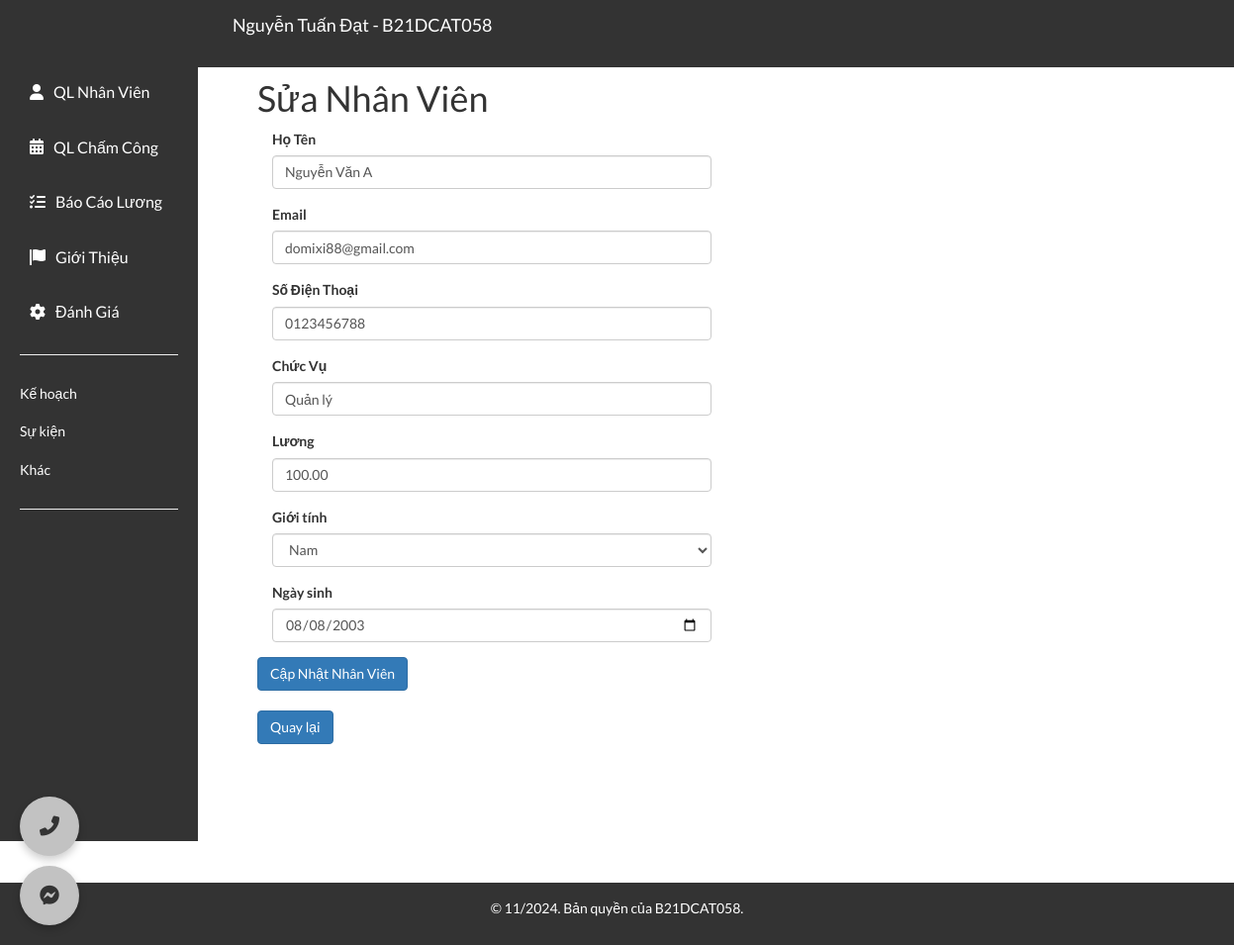
/edit_employee.php?id=1 (signed in), run on the app's committed database.
### tables this page shows
CREATE TABLE `employees` (
  `id` int(11) NOT NULL,
  `name` varchar(255) NOT NULL,
  `email` varchar(255) NOT NULL,
  `phone` varchar(20) NOT NULL,
  `position` varchar(100) NOT NULL,
  `salary` decimal(10,2) NOT NULL,
  `gender` enum('Nam','Nữ','Khác') NOT NULL,
  `birth_date` date NOT NULL,
  `birth_year` int(11) GENERATED ALWAYS AS (year(`birth_date`)) STORED
);

### edit_employee.php (the view, shortened to what this page needs)
<?php
include 'db_connection.php';
if (isset($_GET['id'])) {
    $id = $_GET['id'];
    $sql = "SELECT * FROM employees WHERE id = $id";
    $result = $conn->query($sql);
    if ($result->num_rows > 0) {
        $employee = $result->fetch_assoc();
    }
    else {
        echo "Không tìm thấy nhân viên.";
        exit();
    }
}
else {
    echo "ID nhân viên không hợp lệ.";
    exit();
}
?>
<!DOCTYPE html>
<html lang="vi">
<head>
    <link rel="stylesheet" href="https://maxcdn.bootstrapcdn.com/bootstrap/3.4.1/css/bootstrap.min.css">
    <link rel="stylesheet" href="https://cdnjs.cloudflare.com/ajax/libs/font-awesome/6.0.0-beta3/css/all.min.css">
    <link rel="stylesheet" href="styles.css">
</head>
<body>
<?php include 'header.php'; ?>
    <div class="content mt-4">
        <h1>Sửa Nhân Viên</h1>
        <form action="edit_employee_process.php" method="POST">
            <div class="form-group col-md-6">
                <label for="name">Họ Tên</label>
                <input type="text" class="form-control" id="name" name="name" value="<?php echo htmlspecialchars($employee['name']); ?>" required>
            </div>
            <div class="clearfix"></div>
            <div class="form-group col-md-6">
                <label for="email">Email</label>
                <input type="email" class="form-control" id="email" name="email" value="<?php echo htmlspecialchars($employee['email']); ?>" required>
            </div>
            <div class="clearfix"></div>
            <div class="form-group col-md-6">
                <label for="phone">Số Điện Thoại</label>
                <input type="text" class="form-control" id="phone" name="phone" value="<?php echo htmlspecialchars($employee['phone']); ?>" required>
            </div>
            <div class="clearfix"></div>
            <div class="form-group col-md-6">
                <label for="position">Chức Vụ</label>
                <input type="text" class="form-control" id="position" name="position" value="<?php echo htmlspecialchars($employee['position']); ?>" required>
            </div>
            <div class="clearfix"></div>
            <div class="form-group col-md-6">
                <label for="salary">Lương</label>
                <input type="number" class="form-control" id="salary" name="salary" value="<?php echo htmlspecialchars($employee['salary']); ?>" step="0.01" required>
            </div>
            <div class="clearfix"></div>
            <div class="form-group col-md-6">
                <label for="gender">Giới tính</label>
                <select class="form-control" id="gender" name="gender" required>
                    <option value="Nam" <?php if ($employee['gender'] == 'Nam') echo 'selected'; ?>>Nam</option>
                </select>
            </div>
            <div class="clearfix"></div>
            <div class="form-group col-md-6">
                <label for="birth_date">Ngày sinh</label>
                <input type="date" class="form-control" id="birth_date" name="birth_date" value="<?php echo htmlspecialchars($employee['birth_date']); ?>" required>
            </div>
            <div class="clearfix"></div>
            <button type="submit" class="btn btn-primary">Cập Nhật Nhân Viên</button>
        </form>
        <div class="text-left" style="margin-top: 20px;">
            <a href="dashboard.php" class="btn btn-primary margin-right">Quay lại</a>
        </div>
    </div>
    <?php include 'footer.php'; ?>
</body>
</html>

### styles.css (style rules this page uses)
body { font-family: 'Lato', sans-serif; line-height: 1.6; background-color: #fff; height: 100%; margin: 0; }
.content { padding: 40px; padding-top: 60px; margin-left: 220px; flex: 1; min-height: calc(100vh - 50px); }
.margin-right { margin-right: 900px; }

### data on the page
employees: name "Nguyễn Văn A", email "domixi88@gmail.com", phone "0123456788", position "Quản lý", salary "100.00", gender "Nam", birth_date "08/08/2003"
